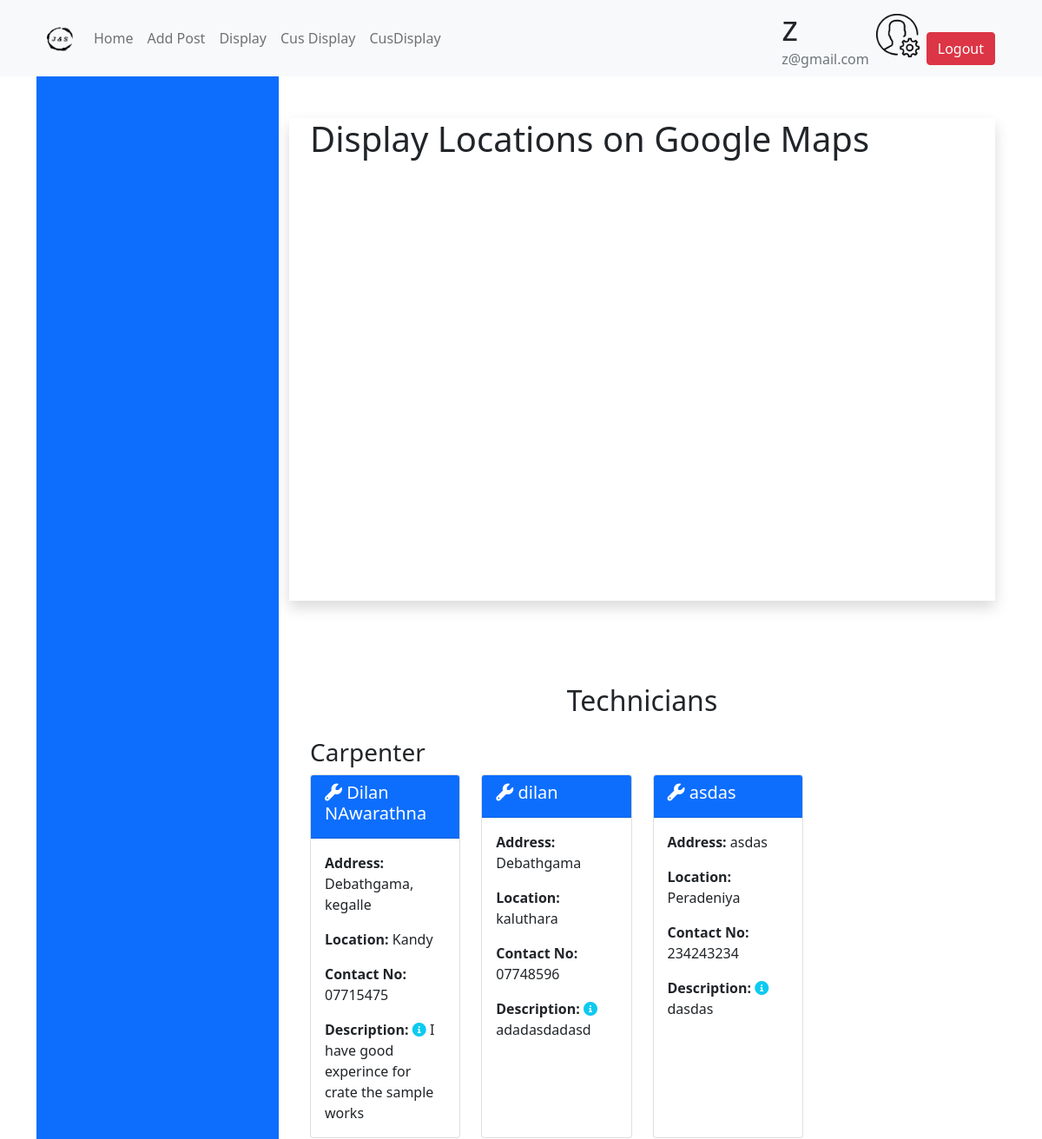
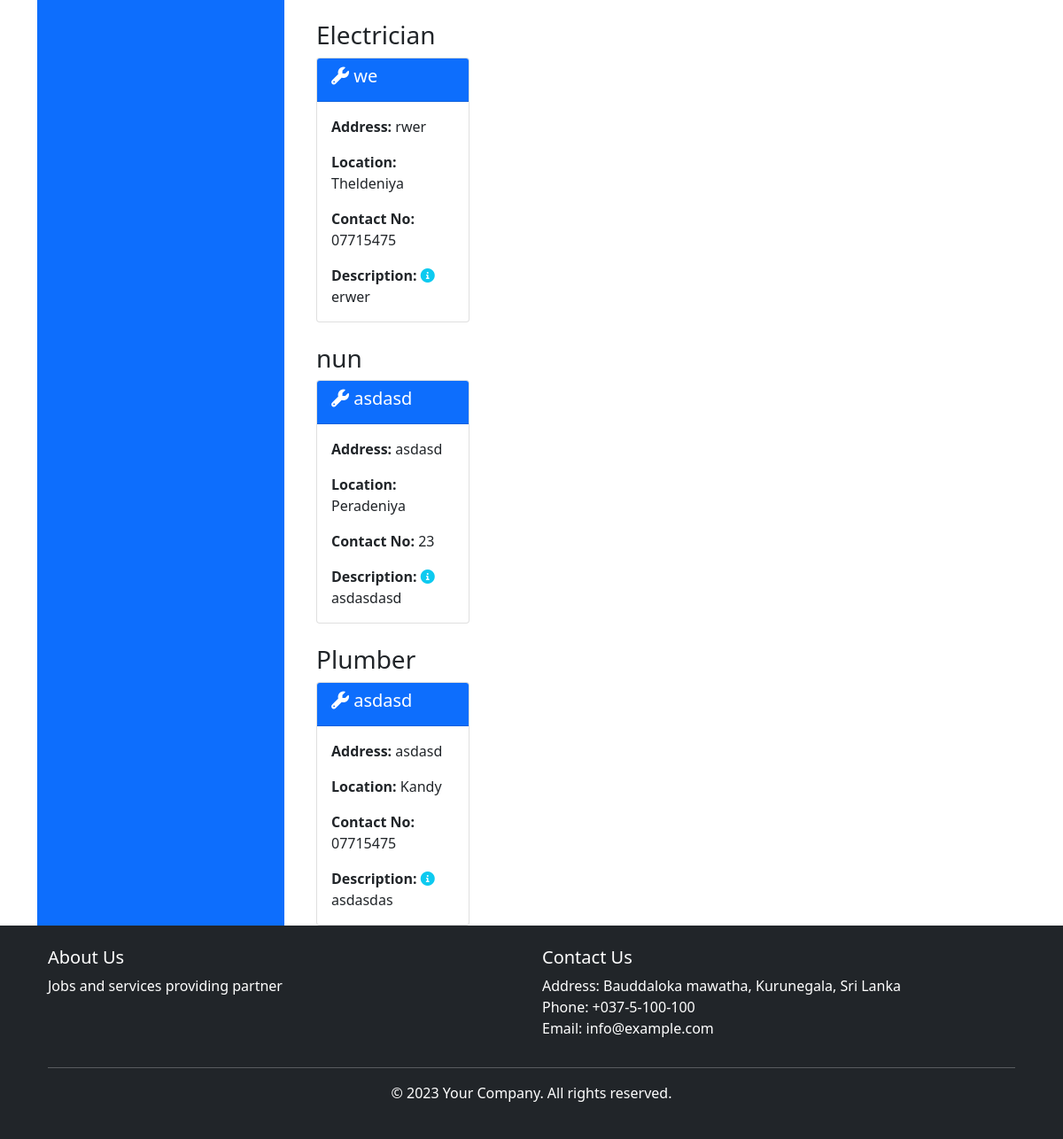
/cus_home.php (signed in), run on the app's committed database (2 pictures, top to bottom).
### tables this page shows
CREATE TABLE `tec_posts` (
  `job_id` int(11) NOT NULL,
  `name` varchar(255) DEFAULT NULL,
  `job_category` varchar(255) NOT NULL,
  `age` int(11) DEFAULT NULL,
  `physical_address` text DEFAULT NULL,
  `work_description` text DEFAULT NULL,
  `image1` varchar(255) DEFAULT NULL,
  `image2` varchar(255) DEFAULT NULL,
  `image3` varchar(255) DEFAULT NULL,
  `location` varchar(255) DEFAULT NULL,
  `phone_number` varchar(20) DEFAULT NULL,
  `tec_id` int(11) DEFAULT NULL,
  `lat` decimal(10,8) DEFAULT NULL,
  `lng` decimal(11,8) DEFAULT NULL,
  `map_address` varchar(255) DEFAULT NULL,
  `accepted` tinyint(1) NOT NULL DEFAULT 0
);

### cus_home.php (called while the page is built)
<?php include 'cus_dashbord.php'; ?>
<?php include 'cus_midle.php'; ?>
<?php include 'footer.php'; ?>

### homedisplaypost.php (the view, shortened to what this page needs)
<?php
$host = "localhost";
$db   = "jas";
$user = "root";
$pass = "";
$charset = 'utf8mb4';
$dsn = "mysql:host=$host;dbname=$db;charset=$charset";
$opt = [
    PDO::ATTR_ERRMODE            => PDO::ERRMODE_EXCEPTION,
    PDO::ATTR_DEFAULT_FETCH_MODE => PDO::FETCH_ASSOC,
    PDO::ATTR_EMULATE_PREPARES   => false,
];
try {
    $pdo = new PDO($dsn, $user, $pass, $opt);
    $sql = "SELECT * FROM tec_posts ORDER BY job_category ASC";
    $stmt = $pdo->prepare($sql);
    $stmt->execute();
    $jobs = $stmt->fetchAll();
} catch(PDOException $e) {
    die("Database error: " . $e->getMessage());
}
?>
<div class="container mt-5">
    <h2 class="text-center">Technicians</h2>
    <?php
    $currentCategory = "";
    foreach ($jobs as $job) {
        if ($currentCategory != $job['job_category']) {
            if ($currentCategory != "") {
                echo '</div>';
            }
            echo '<h3 class="mt-4">' . $job['job_category'] . '</h3>';
            echo '<div class="row g-4 d-flex align-items-stretch">';
            $currentCategory = $job['job_category'];
        }
    ?>
    <div class="col-6 col-md-4 col-lg-3">
        <div class="card h-100">
            <div class="card-header bg-primary text-white">
                <h5 class="card-title">
                    <i class="fa fa-wrench"></i> <?php echo $job['name']; ?>
                </h5>
            </div>
            <div class="card-body">
                <p class="card-text"><strong>Address:</strong> <?php echo $job['physical_address']; ?></p>
                <p class="card-text"><strong>Location:</strong> <?php echo $job['location']; ?></p>
                <p class="card-text"><strong>Contact No:</strong> <?php echo $job['phone_number']; ?></p>
                <p class="card-text">
                    <strong>Description:</strong>
                    <i class="fa fa-info-circle text-info"></i>
                    <?php echo $job['work_description']; ?>
                </p>
            </div>
        </div>
    </div>
    <?php
    }
    if ($currentCategory != "") {
        echo '</div>';
    }
    ?>
</div>

### data on the page
tec_posts: job_category "Carpenter", name "Dilan NAwarathna", physical_address "Debathgama, kegalle", location "Kandy", phone_number "07715475", work_description "I have good experince for crate the sample works"
tec_posts: name "dilan", physical_address "Debathgama", location "kaluthara", phone_number "07748596", work_description "adadasdadasd"
tec_posts: name "asdas", physical_address "asdas", location "Peradeniya", phone_number "234243234", work_description "dasdas"
tec_posts: job_category "Electrician", name "we", physical_address "rwer", location "Theldeniya", phone_number "07715475", work_description "erwer"
tec_posts: job_category "nun", name "asdasd", physical_address "asdasd", location "Peradeniya", phone_number "23", work_description "asdasdasd"
tec_posts: job_category "Plumber", name "asdasd", physical_address "asdasd", location "Kandy", phone_number "07715475", work_description "asdasdas"

### other printed values
$_SESSION['name'] "z"
$_SESSION['email'] "z@gmail.com"
